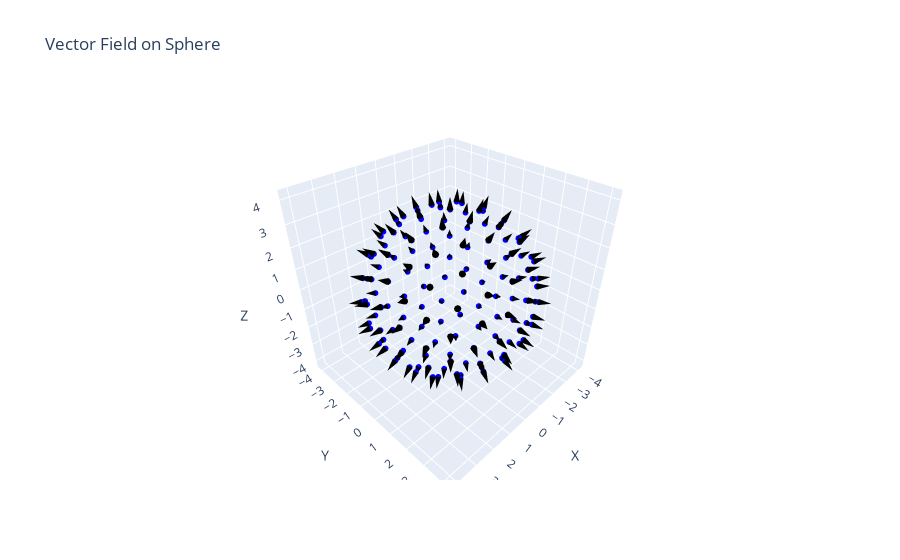

The notebook cell saved with this chart:
### Code cell
import plotly.graph_objects as go
import numpy as np

# Example shapes
# sphere_points: (N, 3)
# unit_polarization: (N, 3)

# Extract origin and vector components
x0, y0, z0 = sphere_points[:, 0], sphere_points[:, 1], sphere_points[:, 2]
u, v, w = unit_polarization[:, 0], unit_polarization[:, 1], unit_polarization[:, 2]

fig = go.Figure()

# Add 3D scatter of the sphere points
fig.add_trace(go.Scatter3d(
    x=x0, y=y0, z=z0,
    mode='markers',
    marker=dict(size=2, color='blue'),
    name='Sphere points'
))

# Add vector field as cones
fig.add_trace(go.Cone(
    x=x0, y=y0, z=z0,
    u=u, v=v, w=w,
    sizemode="absolute",
    sizeref=0.5,  # Adjust this to control arrow size
    anchor="tail",  # Origin of vector is at the point
    colorscale="Hot",
    showscale=False,
    name='Vectors',
    lighting=dict(ambient=1, diffuse=0, specular=0, roughness=0, fresnel=0)
))

fig.update_layout(
    scene=dict(
        xaxis_title='X', yaxis_title='Y', zaxis_title='Z',
        aspectmode='data'
    ),
    title='Vector Field on Sphere'
)

fig.show()

### Figure 1 — Plotly figure (JSON) as saved in the notebook; plotly's stock layout.template omitted (floating-point values rounded to 4 significant figures; data arrays with more than 128 entries replaced by an {"elided": "..."} marker saying what was removed)
{"data": [{"marker": {"color": "blue", "size": 2}, "mode": "markers", "name": "Sphere points", "type": "scatter3d", "x": {"elided": "162 float values"}, "y": {"elided": "162 float values"}, "z": {"elided": "162 float values"}}, {"anchor": "tail", "colorscale": [[0, "rgb(0,0,0)"], [0.3333, "rgb(230,0,0)"], [0.6667, "rgb(255,210,0)"], [1, "rgb(255,255,255)"]], "lighting": {"ambient": 1, "diffuse": 0, "fresnel": 0, "roughness": 0, "specular": 0}, "name": "Vectors", "showscale": false, "sizemode": "absolute", "sizeref": 0.5, "type": "cone", "u": {"elided": "162 float values"}, "v": {"elided": "162 float values"}, "w": {"elided": "162 float values"}, "x": {"elided": "162 float values"}, "y": {"elided": "162 float values"}, "z": {"elided": "162 float values"}}], "layout": {"scene": {"aspectmode": "data", "xaxis": {"title": {"text": "X"}}, "yaxis": {"title": {"text": "Y"}}, "zaxis": {"title": {"text": "Z"}}}, "title": {"text": "Vector Field on Sphere"}}}
